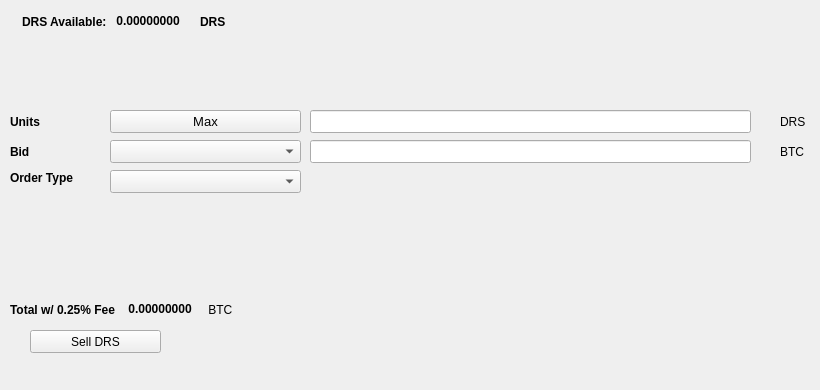
   <widget class="QWidget" name="SellTab">
    <attribute name="title">
     <string>Sell</string>
    </attribute>
    <widget class="QLabel" name="label_16">
     <property name="geometry">
      <rect>
       <x>780</x>
       <y>140</y>
       <width>31</width>
       <height>23</height>
      </rect>
     </property>
     <property name="text">
      <string>BTC</string>
     </property>
    </widget>
    <widget class="QComboBox" name="SellBidcomboBox">
     <property name="geometry">
      <rect>
       <x>110</x>
       <y>140</y>
       <width>191</width>
       <height>23</height>
      </rect>
     </property>
     <property name="font">
      <font>
       <pointsize>10</pointsize>
      </font>
     </property>
    </widget>
    <widget class="QLabel" name="label_18">
     <property name="geometry">
      <rect>
       <x>10</x>
       <y>110</y>
       <width>46</width>
       <height>23</height>
      </rect>
     </property>
     <property name="font">
      <font>
       <weight>75</weight>
       <bold>true</bold>
      </font>
     </property>
     <property name="text">
      <string>Units</string>
     </property>
    </widget>
    <widget class="QPushButton" name="Sell_Max_Amount">
     <property name="geometry">
      <rect>
       <x>110</x>
       <y>110</y>
       <width>191</width>
       <height>23</height>
      </rect>
     </property>
     <property name="font">
      <font>
       <pointsize>10</pointsize>
      </font>
     </property>
     <property name="text">
      <string>Max</string>
     </property>
    </widget>
    <widget class="QLabel" name="label_20">
     <property name="geometry">
      <rect>
       <x>10</x>
       <y>170</y>
       <width>91</width>
       <height>16</height>
      </rect>
     </property>
     <property name="font">
      <font>
       <weight>75</weight>
       <bold>true</bold>
      </font>
     </property>
     <property name="text">
      <string>Order Type</string>
     </property>
    </widget>
    <widget class="QComboBox" name="SellOrdertypeCombo">
     <property name="geometry">
      <rect>
       <x>110</x>
       <y>170</y>
       <width>191</width>
       <height>23</height>
      </rect>
     </property>
     <property name="font">
      <font>
       <pointsize>10</pointsize>
      </font>
     </property>
    </widget>
    <widget class="QLabel" name="label_21">
     <property name="geometry">
      <rect>
       <x>10</x>
       <y>140</y>
       <width>46</width>
       <height>23</height>
      </rect>
     </property>
     <property name="font">
      <font>
       <weight>75</weight>
       <bold>true</bold>
      </font>
     </property>
     <property name="text">
      <string>Bid</string>
     </property>
    </widget>
    <widget class="QLabel" name="label_22">
     <property name="geometry">
      <rect>
       <x>780</x>
       <y>110</y>
       <width>31</width>
       <height>23</height>
      </rect>
     </property>
     <property name="text">
      <string>DRS</string>
     </property>
    </widget>
    <widget class="QLineEdit" name="UnitsInputDRS">
     <property name="geometry">
      <rect>
       <x>310</x>
       <y>110</y>
       <width>441</width>
       <height>23</height>
      </rect>
     </property>
     <property name="font">
      <font>
       <pointsize>9</pointsize>
       <weight>75</weight>
       <bold>true</bold>
      </font>
     </property>
    </widget>
    <widget class="QLineEdit" name="SellBidPriceEdit">
     <property name="geometry">
      <rect>
       <x>310</x>
       <y>140</y>
       <width>441</width>
       <height>23</height>
      </rect>
     </property>
     <property name="font">
      <font>
       <pointsize>9</pointsize>
       <weight>75</weight>
       <bold>true</bold>
      </font>
     </property>
    </widget>
    <widget class="QPushButton" name="SellDRSBTN">
     <property name="geometry">
      <rect>
       <x>30</x>
       <y>330</y>
       <width>131</width>
       <height>23</height>
      </rect>
     </property>
     <property name="text">
      <string>Sell DRS</string>
     </property>
     <property name="icon">
      <iconset resource="../digitalrupees">
       <normaloff>:/icons/bitcoin</normaloff>:/icons/bitcoin</iconset>
     </property>
    </widget>
    <widget class="QWidget" name="layoutWidget3">
     <property name="geometry">
      <rect>
       <x>22</x>
       <y>12</y>
       <width>258</width>
       <height>19</height>
      </rect>
     </property>
     <layout class="QHBoxLayout" name="horizontalLayout">
      <item>
       <widget class="QLabel" name="label232_2">
        <property name="font">
         <font>
          <weight>75</weight>
          <bold>true</bold>
         </font>
        </property>
        <property name="text">
         <string>DRS Available:</string>
        </property>
       </widget>
      </item>
      <item>
       <widget class="QLabel" name="DRSAvailableLabel">
        <property name="palette">
         <palette>
          <active>
           <colorrole role="WindowText">
            <brush brushstyle="SolidPattern">
             <color alpha="255">
              <red>0</red>
              <green>0</green>
              <blue>0</blue>
             </color>
            </brush>
           </colorrole>
           <colorrole role="Button">
            <brush brushstyle="SolidPattern">
             <color alpha="255">
              <red>0</red>
              <green>170</green>
              <blue>0</blue>
             </color>
            </brush>
           </colorrole>
           <colorrole role="Light">
            <brush brushstyle="SolidPattern">
             <color alpha="255">
              <red>0</red>
              <green>255</green>
              <blue>0</blue>
             </color>
            </brush>
           </colorrole>
           <colorrole role="Midlight">
            <brush brushstyle="SolidPattern">
             <color alpha="255">
              <red>0</red>
              <green>212</green>
              <blue>0</blue>
             </color>
            </brush>
           </colorrole>
           <colorrole role="Dark">
            <brush brushstyle="SolidPattern">
             <color alpha="255">
              <red>0</red>
              <green>85</green>
              <blue>0</blue>
             </color>
            </brush>
           </colorrole>
           <colorrole role="Mid">
            <brush brushstyle="SolidPattern">
             <color alpha="255">
              <red>0</red>
              <green>113</green>
              <blue>0</blue>
             </color>
            </brush>
           </colorrole>
           <colorrole role="Text">
            <brush brushstyle="SolidPattern">
             <color alpha="255">
              <red>0</red>
              <green>170</green>
              <blue>0</blue>
             </color>
            </brush>
           </colorrole>
           <colorrole role="BrightText">
            <brush brushstyle="SolidPattern">
             <color alpha="255">
              <red>255</red>
              <green>255</green>
              <blue>255</blue>
             </color>
            </brush>
           </colorrole>
           <colorrole role="ButtonText">
            <brush brushstyle="SolidPattern">
             <color alpha="255">
              <red>0</red>
              <green>0</green>
              <blue>0</blue>
             </color>
            </brush>
           </colorrole>
           <colorrole role="Base">
            <brush brushstyle="SolidPattern">
             <color alpha="255">
              <red>255</red>
              <green>255</green>
              <blue>255</blue>
             </color>
            </brush>
           </colorrole>
           <colorrole role="Window">
            <brush brushstyle="SolidPattern">
             <color alpha="255">
              <red>0</red>
              <green>170</green>
              <blue>0</blue>
             </color>
            </brush>
           </colorrole>
           <colorrole role="Shadow">
            <brush brushstyle="SolidPattern">
             <color alpha="255">
              <red>0</red>
              <green>0</green>
              <blue>0</blue>
             </color>
            </brush>
           </colorrole>
           <colorrole role="AlternateBase">
            <brush brushstyle="SolidPattern">
             <color alpha="255">
              <red>127</red>
              <green>212</green>
              <blue>127</blue>
             </color>
            </brush>
           </colorrole>
           <colorrole role="ToolTipBase">
            <brush brushstyle="SolidPattern">
             <color alpha="255">
              <red>255</red>
              <green>255</green>
              <blue>220</blue>
             </color>
            </brush>
           </colorrole>
           <colorrole role="ToolTipText">
            <brush brushstyle="SolidPattern">
             <color alpha="255">
              <red>0</red>
              <green>0</green>
              <blue>0</blue>
             </color>
            </brush>
           </colorrole>
          </active>
          <inactive>
           <colorrole role="WindowText">
            <brush brushstyle="SolidPattern">
             <color alpha="255">
              <red>0</red>
              <green>0</green>
              <blue>0</blue>
             </color>
            </brush>
           </colorrole>
           <colorrole role="Button">
            <brush brushstyle="SolidPattern">
             <color alpha="255">
              <red>0</red>
              <green>170</green>
              <blue>0</blue>
             </color>
            </brush>
           </colorrole>
           <colorrole role="Light">
            <brush brushstyle="SolidPattern">
             <color alpha="255">
              <red>0</red>
              <green>255</green>
              <blue>0</blue>
             </color>
            </brush>
           </colorrole>
           <colorrole role="Midlight">
            <brush brushstyle="SolidPattern">
             <color alpha="255">
              <red>0</red>
              <green>212</green>
              <blue>0</blue>
             </color>
            </brush>
           </colorrole>
           <colorrole role="Dark">
            <brush brushstyle="SolidPattern">
             <color alpha="255">
              <red>0</red>
              <green>85</green>
              <blue>0</blue>
             </color>
            </brush>
           </colorrole>
           <colorrole role="Mid">
            <brush brushstyle="SolidPattern">
             <color alpha="255">
              <red>0</red>
              <green>113</green>
              <blue>0</blue>
             </color>
            </brush>
           </colorrole>
           <colorrole role="Text">
            <brush brushstyle="SolidPattern">
             <color alpha="255">
              <red>0</red>
              <green>170</green>
              <blue>0</blue>
             </color>
            </brush>
           </colorrole>
           <colorrole role="BrightText">
            <brush brushstyle="SolidPattern">
             <color alpha="255">
              <red>255</red>
              <green>255</green>
              <blue>255</blue>
             </color>
            </brush>
           </colorrole>
           <colorrole role="ButtonText">
            <brush brushstyle="SolidPattern">
             <color alpha="255">
              <red>0</red>
              <green>0</green>
              <blue>0</blue>
             </color>
            </brush>
           </colorrole>
           <colorrole role="Base">
            <brush brushstyle="SolidPattern">
             <color alpha="255">
              <red>255</red>
              <green>255</green>
              <blue>255</blue>
             </color>
            </brush>
           </colorrole>
           <colorrole role="Window">
            <brush brushstyle="SolidPattern">
             <color alpha="255">
              <red>0</red>
              <green>170</green>
              <blue>0</blue>
             </color>
            </brush>
           </colorrole>
           <colorrole role="Shadow">
            <brush brushstyle="SolidPattern">
             <color alpha="255">
              <red>0</red>
              <green>0</green>
              <blue>0</blue>
             </color>
            </brush>
           </colorrole>
           <colorrole role="AlternateBase">
            <brush brushstyle="SolidPattern">
             <color alpha="255">
              <red>127</red>
              <green>212</green>
              <blue>127</blue>
             </color>
            </brush>
           </colorrole>
           <colorrole role="ToolTipBase">
            <brush brushstyle="SolidPattern">
             <color alpha="255">
              <red>255</red>
              <green>255</green>
              <blue>220</blue>
             </color>
            </brush>
           </colorrole>
           <colorrole role="ToolTipText">
            <brush brushstyle="SolidPattern">
             <color alpha="255">
              <red>0</red>
              <green>0</green>
              <blue>0</blue>
             </color>
            </brush>
           </colorrole>
          </inactive>
          <disabled>
           <colorrole role="WindowText">
            <brush brushstyle="SolidPattern">
             <color alpha="255">
              <red>0</red>
              <green>85</green>
              <blue>0</blue>
             </color>
            </brush>
           </colorrole>
           <colorrole role="Button">
            <brush brushstyle="SolidPattern">
             <color alpha="255">
              <red>0</red>
              <green>170</green>
              <blue>0</blue>
             </color>
            </brush>
           </colorrole>
           <colorrole role="Light">
            <brush brushstyle="SolidPattern">
             <color alpha="255">
              <red>0</red>
              <green>255</green>
              <blue>0</blue>
             </color>
            </brush>
           </colorrole>
           <colorrole role="Midlight">
            <brush brushstyle="SolidPattern">
             <color alpha="255">
              <red>0</red>
              <green>212</green>
              <blue>0</blue>
             </color>
            </brush>
           </colorrole>
           <colorrole role="Dark">
            <brush brushstyle="SolidPattern">
             <color alpha="255">
              <red>0</red>
              <green>85</green>
              <blue>0</blue>
             </color>
            </brush>
           </colorrole>
           <colorrole role="Mid">
            <brush brushstyle="SolidPattern">
             <color alpha="255">
              <red>0</red>
              <green>113</green>
              <blue>0</blue>
             </color>
            </brush>
           </colorrole>
           <colorrole role="Text">
            <brush brushstyle="SolidPattern">
             <color alpha="255">
              <red>0</red>
              <green>85</green>
              <blue>0</blue>
             </color>
            </brush>
           </colorrole>
           <colorrole role="BrightText">
            <brush brushstyle="SolidPattern">
             <color alpha="255">
              <red>255</red>
              <green>255</green>
              <blue>255</blue>
             </color>
            </brush>
           </colorrole>
           <colorrole role="ButtonText">
            <brush brushstyle="SolidPattern">
             <color alpha="255">
              <red>0</red>
              <green>85</green>
              <blue>0</blue>
             </color>
            </brush>
           </colorrole>
           <colorrole role="Base">
            <brush brushstyle="SolidPattern">
             <color alpha="255">
              <red>0</red>
              <green>170</green>
              <blue>0</blue>
             </color>
            </brush>
           </colorrole>
           <colorrole role="Window">
            <brush brushstyle="SolidPattern">
             <color alpha="255">
              <red>0</red>
              <green>170</green>
              <blue>0</blue>
             </color>
            </brush>
           </colorrole>
           <colorrole role="Shadow">
            <brush brushstyle="SolidPattern">
             <color alpha="255">
              <red>0</red>
              <green>0</green>
              <blue>0</blue>
             </color>
            </brush>
           </colorrole>
           <colorrole role="AlternateBase">
            <brush brushstyle="SolidPattern">
             <color alpha="255">
              <red>0</red>
              <green>170</green>
              <blue>0</blue>
             </color>
            </brush>
           </colorrole>
           <colorrole role="ToolTipBase">
            <brush brushstyle="SolidPattern">
             <color alpha="255">
              <red>255</red>
              <green>255</green>
              <blue>220</blue>
             </color>
            </brush>
           </colorrole>
           <colorrole role="ToolTipText">
            <brush brushstyle="SolidPattern">
             <color alpha="255">
              <red>0</red>
              <green>0</green>
              <blue>0</blue>
             </color>
            </brush>
           </colorrole>
          </disabled>
         </palette>
        </property>
        <property name="font">
         <font>
          <weight>75</weight>
          <bold>true</bold>
         </font>
        </property>
        <property name="text">
         <string> 0.00000000 </string>
        </property>
        <property name="textInteractionFlags">
         <set>Qt::LinksAccessibleByMouse|Qt::TextSelectableByKeyboard|Qt::TextSelectableByMouse</set>
        </property>
       </widget>
      </item>
      <item>
       <widget class="QLabel" name="labelDRS">
        <property name="font">
         <font>
          <weight>75</weight>
          <bold>true</bold>
         </font>
        </property>
        <property name="text">
         <string>DRS</string>
        </property>
       </widget>
      </item>
     </layout>
    </widget>
    <widget class="QWidget" name="layoutWidget">
     <property name="geometry">
      <rect>
       <x>10</x>
       <y>300</y>
       <width>268</width>
       <height>19</height>
      </rect>
     </property>
     <layout class="QHBoxLayout" name="horizontalLayout_2">
      <item>
       <widget class="QLabel" name="label_19">
        <property name="font">
         <font>
          <weight>75</weight>
          <bold>true</bold>
         </font>
        </property>
        <property name="text">
         <string>Total w/ 0.25% Fee </string>
        </property>
       </widget>
      </item>
      <item>
       <widget class="QLabel" name="SellCostLabel">
        <property name="palette">
         <palette>
          <active>
           <colorrole role="WindowText">
            <brush brushstyle="SolidPattern">
             <color alpha="255">
              <red>0</red>
              <green>0</green>
              <blue>0</blue>
             </color>
            </brush>
           </colorrole>
           <colorrole role="Button">
            <brush brushstyle="SolidPattern">
             <color alpha="255">
              <red>0</red>
              <green>170</green>
              <blue>0</blue>
             </color>
            </brush>
           </colorrole>
           <colorrole role="Light">
            <brush brushstyle="SolidPattern">
             <color alpha="255">
              <red>0</red>
              <green>255</green>
              <blue>0</blue>
             </color>
            </brush>
           </colorrole>
           <colorrole role="Midlight">
            <brush brushstyle="SolidPattern">
             <color alpha="255">
              <red>0</red>
              <green>212</green>
              <blue>0</blue>
             </color>
            </brush>
           </colorrole>
           <colorrole role="Dark">
            <brush brushstyle="SolidPattern">
             <color alpha="255">
              <red>0</red>
              <green>85</green>
              <blue>0</blue>
             </color>
            </brush>
           </colorrole>
           <colorrole role="Mid">
            <brush brushstyle="SolidPattern">
             <color alpha="255">
              <red>0</red>
              <green>113</green>
              <blue>0</blue>
             </color>
            </brush>
           </colorrole>
           <colorrole role="Text">
            <brush brushstyle="SolidPattern">
             <color alpha="255">
              <red>0</red>
              <green>170</green>
              <blue>0</blue>
             </color>
            </brush>
           </colorrole>
           <colorrole role="BrightText">
            <brush brushstyle="SolidPattern">
             <color alpha="255">
              <red>255</red>
              <green>255</green>
              <blue>255</blue>
             </color>
            </brush>
           </colorrole>
           <colorrole role="ButtonText">
            <brush brushstyle="SolidPattern">
             <color alpha="255">
              <red>0</red>
              <green>0</green>
              <blue>0</blue>
             </color>
            </brush>
           </colorrole>
           <colorrole role="Base">
            <brush brushstyle="SolidPattern">
             <color alpha="255">
              <red>255</red>
              <green>255</green>
              <blue>255</blue>
             </color>
            </brush>
           </colorrole>
           <colorrole role="Window">
            <brush brushstyle="SolidPattern">
             <color alpha="255">
              <red>0</red>
              <green>170</green>
              <blue>0</blue>
             </color>
            </brush>
           </colorrole>
           <colorrole role="Shadow">
            <brush brushstyle="SolidPattern">
             <color alpha="255">
              <red>0</red>
              <green>0</green>
              <blue>0</blue>
             </color>
            </brush>
           </colorrole>
           <colorrole role="AlternateBase">
            <brush brushstyle="SolidPattern">
             <color alpha="255">
              <red>127</red>
              <green>212</green>
              <blue>127</blue>
             </color>
            </brush>
           </colorrole>
           <colorrole role="ToolTipBase">
            <brush brushstyle="SolidPattern">
             <color alpha="255">
              <red>255</red>
              <green>255</green>
              <blue>220</blue>
             </color>
            </brush>
           </colorrole>
           <colorrole role="ToolTipText">
            <brush brushstyle="SolidPattern">
             <color alpha="255">
              <red>0</red>
              <green>0</green>
              <blue>0</blue>
             </color>
            </brush>
           </colorrole>
          </active>
          <inactive>
           <colorrole role="WindowText">
            <brush brushstyle="SolidPattern">
             <color alpha="255">
              <red>0</red>
              <green>0</green>
              <blue>0</blue>
             </color>
            </brush>
           </colorrole>
           <colorrole role="Button">
            <brush brushstyle="SolidPattern">
             <color alpha="255">
              <red>0</red>
              <green>170</green>
              <blue>0</blue>
             </color>
            </brush>
           </colorrole>
           <colorrole role="Light">
            <brush brushstyle="SolidPattern">
             <color alpha="255">
              <red>0</red>
              <green>255</green>
              <blue>0</blue>
             </color>
            </brush>
           </colorrole>
           <colorrole role="Midlight">
            <brush brushstyle="SolidPattern">
             <color alpha="255">
              <red>0</red>
              <green>212</green>
              <blue>0</blue>
             </color>
            </brush>
           </colorrole>
           <colorrole role="Dark">
            <brush brushstyle="SolidPattern">
             <color alpha="255">
              <red>0</red>
              <green>85</green>
              <blue>0</blue>
             </color>
            </brush>
           </colorrole>
           <colorrole role="Mid">
            <brush brushstyle="SolidPattern">
             <color alpha="255">
              <red>0</red>
              <green>113</green>
              <blue>0</blue>
             </color>
            </brush>
           </colorrole>
           <colorrole role="Text">
            <brush brushstyle="SolidPattern">
             <color alpha="255">
              <red>0</red>
              <green>170</green>
              <blue>0</blue>
             </color>
            </brush>
           </colorrole>
           <colorrole role="BrightText">
            <brush brushstyle="SolidPattern">
             <color alpha="255">
              <red>255</red>
              <green>255</green>
              <blue>255</blue>
             </color>
            </brush>
           </colorrole>
           <colorrole role="ButtonText">
            <brush brushstyle="SolidPattern">
             <color alpha="255">
              <red>0</red>
              <green>0</green>
              <blue>0</blue>
             </color>
            </brush>
           </colorrole>
           <colorrole role="Base">
            <brush brushstyle="SolidPattern">
             <color alpha="255">
              <red>255</red>
              <green>255</green>
              <blue>255</blue>
             </color>
            </brush>
           </colorrole>
           <colorrole role="Window">
            <brush brushstyle="SolidPattern">
             <color alpha="255">
              <red>0</red>
              <green>170</green>
              <blue>0</blue>
             </color>
            </brush>
           </colorrole>
           <colorrole role="Shadow">
            <brush brushstyle="SolidPattern">
             <color alpha="255">
              <red>0</red>
              <green>0</green>
              <blue>0</blue>
             </color>
            </brush>
           </colorrole>
           <colorrole role="AlternateBase">
            <brush brushstyle="SolidPattern">
             <color alpha="255">
              <red>127</red>
              <green>212</green>
              <blue>127</blue>
             </color>
            </brush>
           </colorrole>
           <colorrole role="ToolTipBase">
            <brush brushstyle="SolidPattern">
             <color alpha="255">
              <red>255</red>
              <green>255</green>
              <blue>220</blue>
             </color>
            </brush>
           </colorrole>
           <colorrole role="ToolTipText">
            <brush brushstyle="SolidPattern">
             <color alpha="255">
              <red>0</red>
              <green>0</green>
              <blue>0</blue>
             </color>
            </brush>
           </colorrole>
          </inactive>
          <disabled>
           <colorrole role="WindowText">
            <brush brushstyle="SolidPattern">
             <color alpha="255">
              <red>0</red>
              <green>85</green>
              <blue>0</blue>
             </color>
            </brush>
           </colorrole>
           <colorrole role="Button">
            <brush brushstyle="SolidPattern">
             <color alpha="255">
              <red>0</red>
              <green>170</green>
              <blue>0</blue>
             </color>
            </brush>
           </colorrole>
           <colorrole role="Light">
            <brush brushstyle="SolidPattern">
             <color alpha="255">
              <red>0</red>
              <green>255</green>
              <blue>0</blue>
             </color>
            </brush>
           </colorrole>
           <colorrole role="Midlight">
            <brush brushstyle="SolidPattern">
             <color alpha="255">
              <red>0</red>
              <green>212</green>
              <blue>0</blue>
             </color>
            </brush>
           </colorrole>
           <colorrole role="Dark">
            <brush brushstyle="SolidPattern">
             <color alpha="255">
              <red>0</red>
              <green>85</green>
              <blue>0</blue>
             </color>
            </brush>
           </colorrole>
           <colorrole role="Mid">
            <brush brushstyle="SolidPattern">
             <color alpha="255">
              <red>0</red>
              <green>113</green>
              <blue>0</blue>
             </color>
            </brush>
           </colorrole>
           <colorrole role="Text">
            <brush brushstyle="SolidPattern">
             <color alpha="255">
              <red>0</red>
              <green>85</green>
              <blue>0</blue>
             </color>
            </brush>
           </colorrole>
           <colorrole role="BrightText">
            <brush brushstyle="SolidPattern">
             <color alpha="255">
              <red>255</red>
              <green>255</green>
              <blue>255</blue>
             </color>
            </brush>
           </colorrole>
           <colorrole role="ButtonText">
            <brush brushstyle="SolidPattern">
             <color alpha="255">
              <red>0</red>
              <green>85</green>
              <blue>0</blue>
             </color>
            </brush>
           </colorrole>
           <colorrole role="Base">
            <brush brushstyle="SolidPattern">
             <color alpha="255">
              <red>0</red>
              <green>170</green>
              <blue>0</blue>
             </color>
            </brush>
           </colorrole>
           <colorrole role="Window">
            <brush brushstyle="SolidPattern">
             <color alpha="255">
              <red>0</red>
              <green>170</green>
              <blue>0</blue>
             </color>
            </brush>
           </colorrole>
           <colorrole role="Shadow">
            <brush brushstyle="SolidPattern">
             <color alpha="255">
              <red>0</red>
              <green>0</green>
              <blue>0</blue>
             </color>
            </brush>
           </colorrole>
           <colorrole role="AlternateBase">
            <brush brushstyle="SolidPattern">
             <color alpha="255">
              <red>0</red>
              <green>170</green>
              <blue>0</blue>
             </color>
            </brush>
           </colorrole>
           <colorrole role="ToolTipBase">
            <brush brushstyle="SolidPattern">
             <color alpha="255">
              <red>255</red>
              <green>255</green>
              <blue>220</blue>
             </color>
            </brush>
           </colorrole>
           <colorrole role="ToolTipText">
            <brush brushstyle="SolidPattern">
             <color alpha="255">
              <red>0</red>
              <green>0</green>
              <blue>0</blue>
             </color>
            </brush>
           </colorrole>
          </disabled>
         </palette>
        </property>
        <property name="font">
         <font>
          <weight>75</weight>
          <bold>true</bold>
         </font>
        </property>
        <property name="autoFillBackground">
         <bool>false</bool>
        </property>
        <property name="text">
         <string> 0.00000000</string>
        </property>
        <property name="textInteractionFlags">
         <set>Qt::LinksAccessibleByMouse|Qt::TextSelectableByMouse</set>
        </property>
       </widget>
      </item>
      <item>
       <widget class="QLabel" name="label_17">
        <property name="font">
         <font>
          <weight>50</weight>
          <bold>false</bold>
         </font>
        </property>
        <property name="text">
         <string> BTC</string>
        </property>
       </widget>
      </item>
     </layout>
    </widget>
    <widget class="QLabel" name="label_23">
     <property name="geometry">
      <rect>
       <x>460</x>
       <y>300</y>
       <width>281</width>
       <height>81</height>
      </rect>
     </property>
     <property name="text">
      <string/>
     </property>
     <property name="pixmap">
      <pixmap>:/images/bittrex</pixmap>
     </property>
    </widget>
   </widget>
